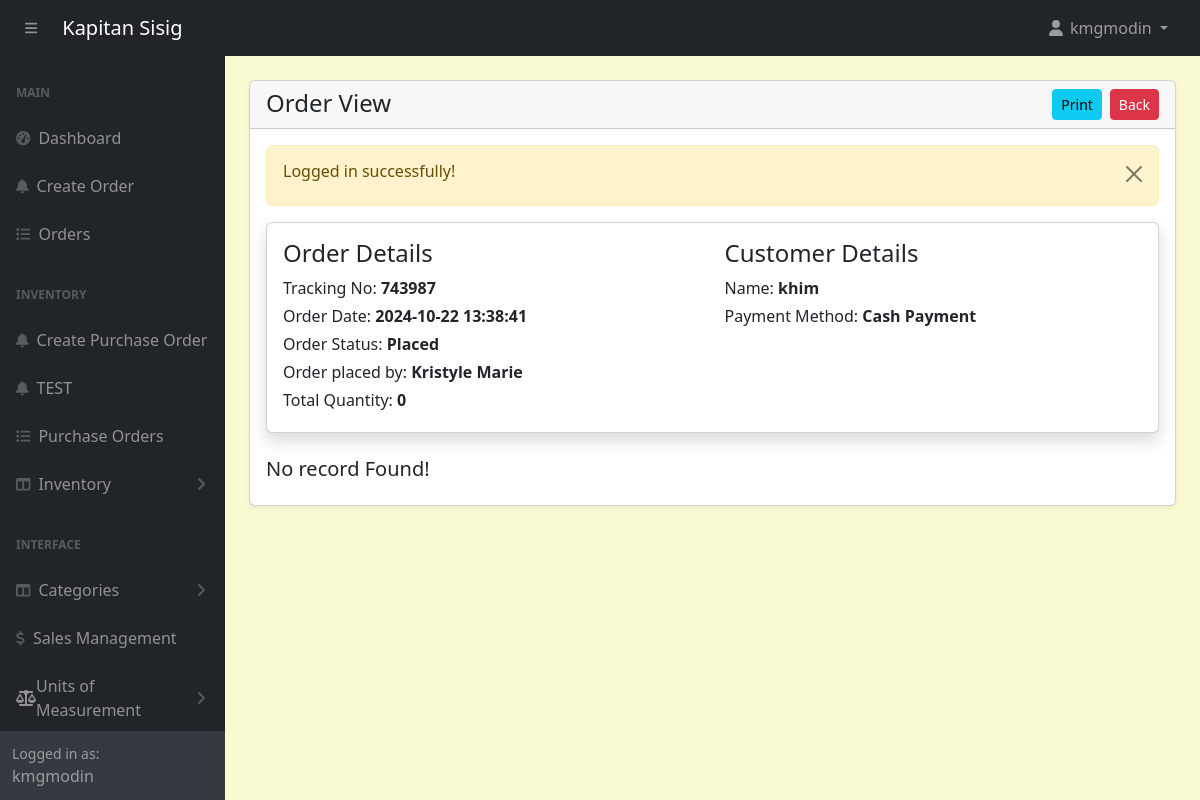
Page /POS-System-KapitanSisig/admin/orders-view.php?track=743987 (signed in) on the committed database.
### tables this page shows
CREATE TABLE `orders` (
  `id` int(11) NOT NULL,
  `customer_id` int(11) NOT NULL,
  `tracking_no` varchar(100) NOT NULL,
  `invoice_no` varchar(100) NOT NULL,
  `total_amount` varchar(100) NOT NULL,
  `order_date` datetime DEFAULT NULL,
  `order_status` enum('Placed','Preparing','Completed','Cancelled') NOT NULL DEFAULT 'Placed' COMMENT 'placed, preparing, completed, cancelled',
  `payment_mode` varchar(100) NOT NULL COMMENT 'cash,online',
  `order_placed_by_id` varchar(100) NOT NULL
);

CREATE TABLE `customers` (
  `id` int(11) NOT NULL,
  `name` varchar(566) NOT NULL
);

### POS-System-KapitanSisig/admin/orders-view.php (the view, shortened to what this page needs)
<?php include('includes/header.php'); ?>
<div class="container-fluid px-4 pb-4">
    <div class="card mt-4 shadow-sm">
        <div class="card-header">
            <h4 class="mb-0">Order View
                <a href="orders.php" class="btn btn-danger btn-sm float-end">Back</a>
                <a href="orders-view-print.php?track=<?= $_GET['track'] ?>" class="btn btn-info mx-2 btn-sm float-end">Print</a>
            </h4>
        </div>
        <div class="card-body">
        <?php
        if(isset($_GET['track'])){
                ?>
                <?php
            $trackingNo = validate($_GET['track']);
            $query = "SELECT o.*, c.* FROM orders o, customers c WHERE
                        c.id = o.customer_id AND tracking_no='$trackingNo'
                        ORDER BY o.id DESC";
            $orders = mysqli_query($conn, $query);
            if($orders){
                if(mysqli_num_rows($orders) > 0){
                    $orderData = mysqli_fetch_assoc($orders);
                    $totalQuantity = 0;
                    ?>
                    <div class="card card-body shadow border-1 mb-4 ">
                        <div class="row">
                            <div class="col-md-6">
                                <h4>Order Details</h4>
                                <label class="mb-1">
                                    Tracking No: <span class="fw-bold"><?= htmlspecialchars($orderData['tracking_no'], ENT_QUOTES, 'UTF-8'); ?></span>
                                </label>
                                <br/>
                                <label class="mb-1">
                                    Order Date: <span class="fw-bold"><?= htmlspecialchars($orderData['order_date'], ENT_QUOTES, 'UTF-8'); ?></span>
                                </label>
                                <br/>
                                <label class="mb-1">
                                    Order Status: <span class="fw-bold"><?= htmlspecialchars($orderData['order_status'], ENT_QUOTES, 'UTF-8'); ?></span>
                                </label>
                                <br/>
                                <label class="mb-1">
                                    Order placed by: <span class="fw-bold"><?= htmlspecialchars($orderData['order_placed_by_id'], ENT_QUOTES, 'UTF-8'); ?></span>
                                </label>
                                <br/>
                                <label class="mb-1">
                                    Total Quantity: <span class="fw-bold"><?= htmlspecialchars($totalQuantity, ENT_QUOTES, 'UTF-8'); ?></span>
                                </label>
                                <br/>
                            </div>
                            <div class="col-md-6">
                                <h4>Customer Details</h4>
                                <label class="mb-1">
                                    Name: <span class="fw-bold"><?= htmlspecialchars($orderData['name'], ENT_QUOTES, 'UTF-8'); ?></span>
                                </label>
                                <br/>
                                <label class="mb-1">
                                    Payment Method: <span class="fw-bold"><?= htmlspecialchars($orderData['payment_mode'], ENT_QUOTES, 'UTF-8'); ?></span>
                                </label>
                                <br/>
                                <br/>
                            </div>
                        </div>
                    </div>
                    <?php
                        $orderItemQuery = "SELECT oi.quantity as orderItemQuantity, oi.price as orderItemPrice, o.*, oi.*, p.*
                                FROM orders as o, order_items as oi, products as p
                                WHERE  oi.order_id = o.id AND p.id = oi.product_id AND o.tracking_no='$trackingNo' ";
                        $orderItemsRes = mysqli_query($conn, $orderItemQuery);
                        if($orderItemsRes){
                            if(mysqli_num_rows($orderItemsRes) > 0){
                                $totalAmount = 0;
                                ?>
                                    <h4 class="my-3">Order Items Details</h4>
                                    <table class="table table-bordered table-striped">
                                        <thead>
                                            <tr>
                                                <th>Product</th>
                                                <th>Price</th>
                                                <th>Quantity</th>
                                                <th>Total</th>
                                            </tr>
                                        </thead>
                                        <tbody>
                                            <?php while($orderItemRow = mysqli_fetch_assoc($orderItemsRes)): ?>
                                                <tr>
                                                    <td>
                                                    <img src="<?= $orderItemRow['image'] != '' ? '../'.$orderItemRow['image'] : '../pics/uploads/no-img.jpg'; ?>"
                                                        style="width:50px;height:50px;"
                                                        alt="Img"/>
                                                        <?= $orderItemRow['productname'];?>
                                                    </td>
                                                    <td width="15%" class="text-center">
                                                        Php <?= number_format($orderItemRow['orderItemPrice'], 2); ?>
                                                    </td>
                                                    <td width="15%" class="text-center">
                                                        <?= $orderItemRow['orderItemQuantity']; ?>
                                                    </td>
                                                    <td width="15%" class="fw-bold text-center">
                                                        Php <?= number_format($orderItemRow['orderItemPrice'] * $orderItemRow['orderItemQuantity'], 2); ?>
                                                    </td>
                                                </tr>
                                                <?php $totalAmount += $orderItemRow['orderItemPrice'] * $orderItemRow['orderItemQuantity']; ?>
                                            <?php endwhile; ?>
                                            <tr>
                                                <td class="text-end fw-bold">Total Price: </td>
                                                <td colspan="3" class="text-end fw-bold">Php <?= number_format($totalAmount, 2); ?></td>
                                            </tr>
                                        </tbody>
                                    </table>
                                <?php
                            }else{
                                echo ' <h5>No record Found!</h5>';
                                return false;
                            }
                        }else{
                            echo ' <h5>No record Found!</h5>';
                            return false;
                        }
                    ?>
                    <?php
                }else{
                    echo ' <h5>No record Found!</h5>';
                    return false;
                }
            }else{
                echo ' <h5>Something Went Wrong!</h5>';
            }
        }
        ?>

### POS-System-KapitanSisig/admin/assets/css/custom.css (style rules this page uses)
body { margin: 0; font-family: system-ui, -apple-system, "Segoe UI", Roboto, "Helvetica Neue", "Noto Sans", "Liberation Sans", Arial, sans-serif; font-size: 1rem; font-weight: 400; line-height: 1.5; color: #212529; text-align: left; background-color: #FAFAD2; -webkit-text-size-adjust: 100%; -webkit-tap-highlight-color: rgba(0, 0, 0, 0); }

### rows in the picture
orders: tracking_no "743987", order_date "2024-10-22 13:38:41", order_status "Placed", order_placed_by "Kristyle Marie", customer.name "khim", payment_mode "Cash Payment"

### other values in the picture
$_SESSION['loggedInUser']['username'] "kmgmodin"
$_SESSION['message'] "Logged in successfully!"
$totalQuantity "0"
